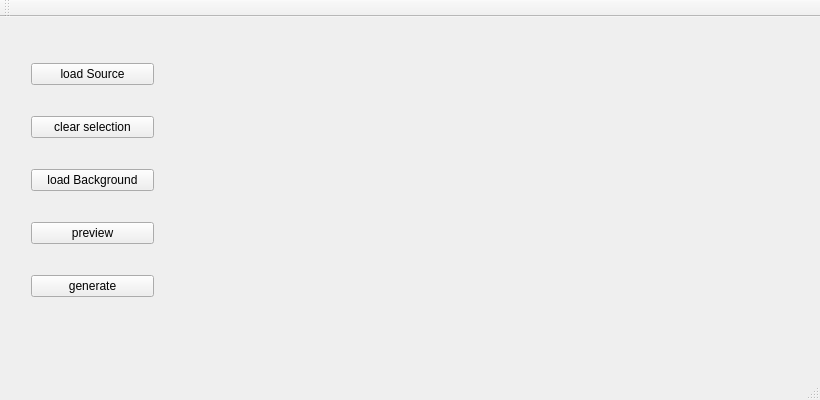
<?xml version="1.0" encoding="UTF-8"?>
<ui version="4.0">
 <class>MainWindow</class>
 <widget class="QMainWindow" name="MainWindow">
  <property name="geometry">
   <rect>
    <x>0</x>
    <y>0</y>
    <width>820</width>
    <height>400</height>
   </rect>
  </property>
  <property name="windowTitle">
   <string>MainWindow</string>
  </property>
  <widget class="QWidget" name="centralWidget">
   <widget class="QWidget" name="verticalLayoutWidget">
    <property name="geometry">
     <rect>
      <x>20</x>
      <y>10</y>
      <width>145</width>
      <height>311</height>
     </rect>
    </property>
    <layout class="QVBoxLayout" name="verticalLayout">
     <item>
      <widget class="QPushButton" name="sourceButton">
       <property name="text">
        <string>load Source</string>
       </property>
      </widget>
     </item>
     <item>
      <widget class="QPushButton" name="clearSelectButton">
       <property name="text">
        <string>clear selection</string>
       </property>
      </widget>
     </item>
     <item>
      <widget class="QPushButton" name="backgroundButton">
       <property name="text">
        <string>load Background</string>
       </property>
      </widget>
     </item>
     <item>
      <widget class="QPushButton" name="previewButton">
       <property name="text">
        <string>preview</string>
       </property>
      </widget>
     </item>
     <item>
      <widget class="QPushButton" name="generateButton">
       <property name="text">
        <string>generate</string>
       </property>
      </widget>
     </item>
    </layout>
   </widget>
  </widget>
  <widget class="QMenuBar" name="menuBar">
   <property name="geometry">
    <rect>
     <x>0</x>
     <y>0</y>
     <width>820</width>
     <height>22</height>
    </rect>
   </property>
  </widget>
  <widget class="QToolBar" name="mainToolBar">
   <attribute name="toolBarArea">
    <enum>TopToolBarArea</enum>
   </attribute>
   <attribute name="toolBarBreak">
    <bool>false</bool>
   </attribute>
  </widget>
  <widget class="QStatusBar" name="statusBar"/>
 </widget>
 <layoutdefault spacing="6" margin="11"/>
 <resources/>
 <connections/>
</ui>
